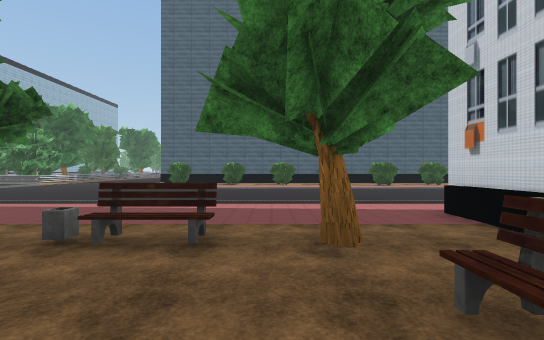
[1] (above)

24 first-person views from a walk through a 3-D level made in the Unity game engine. The camera is 1.5 m above the floor, looks level and sees 85° across. The floor is counted in squares, 2 m on a side. Each view is taken from the middle of a square. On the plan, view 1 faces up. The plan holds only what a view shows up to about 10 squares ahead; the rest is blank. The place goes on beyond the plan. The player character is not drawn. Some surface patterns are stand-ins.

[2]
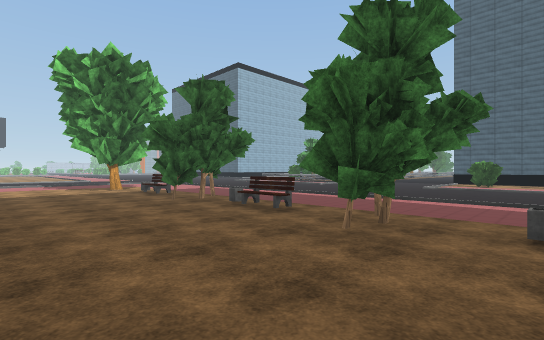

[3]
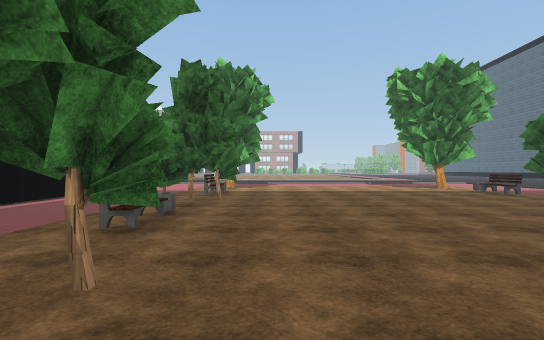

[4]
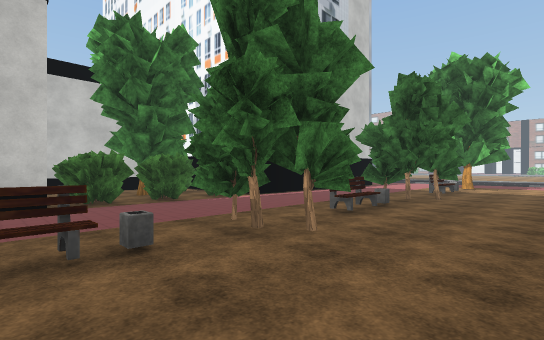

[5]
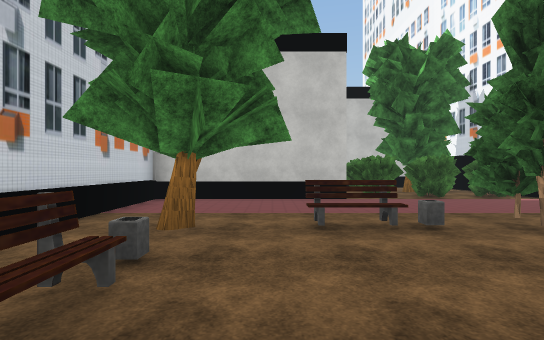

[6]
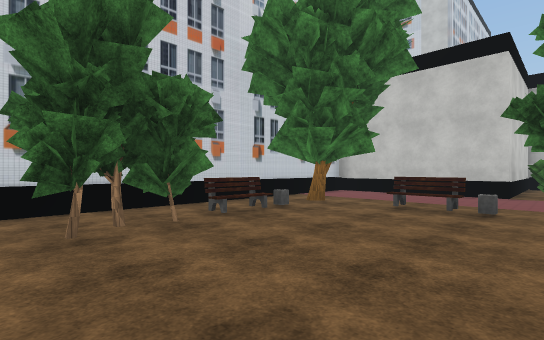

[7]
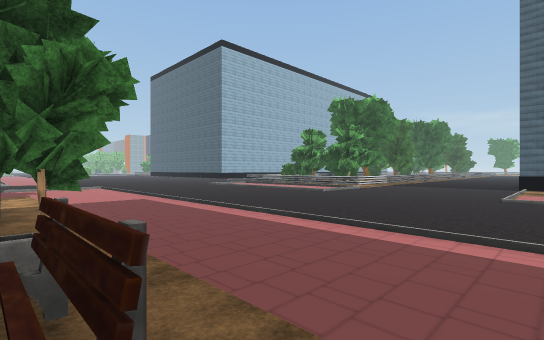

[8]
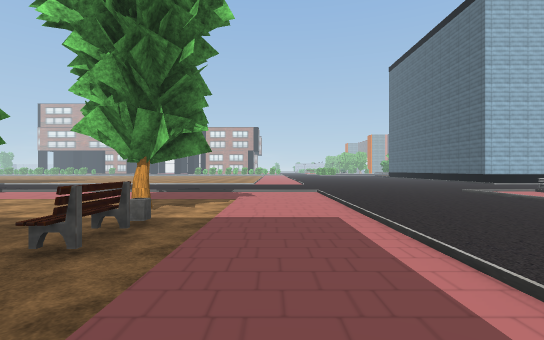

[9]
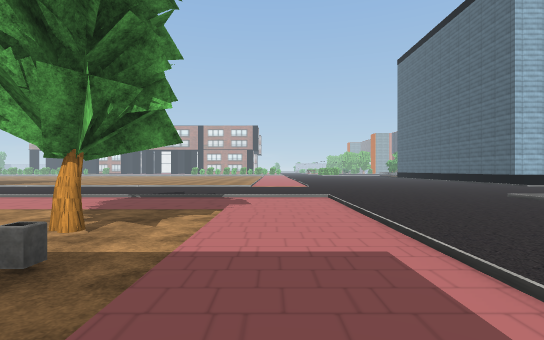

[10]
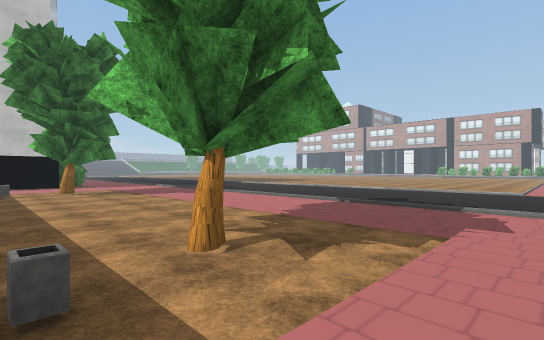

[11]
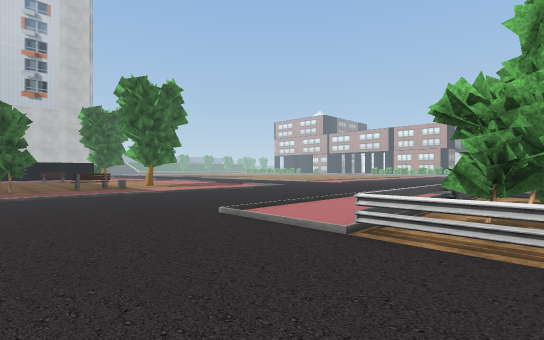

[12]
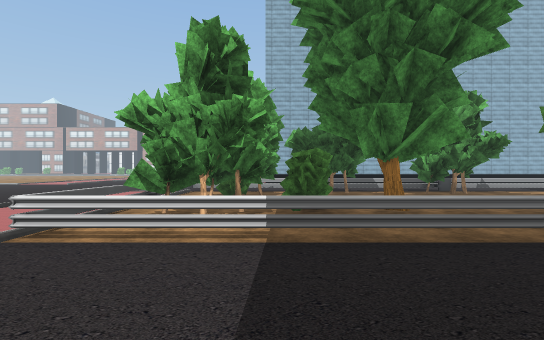

[13]
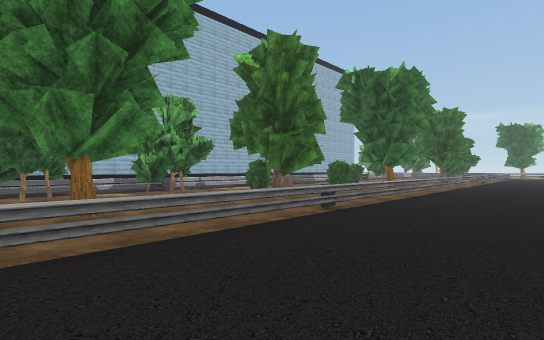

[14]
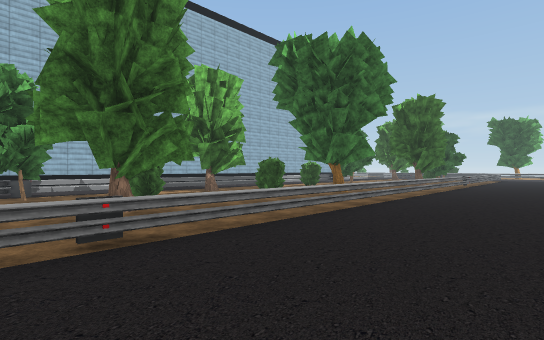

[15]
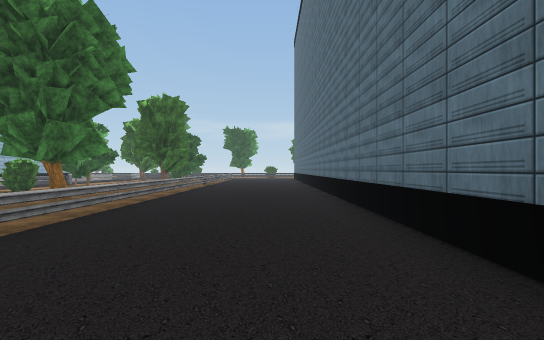

[16]
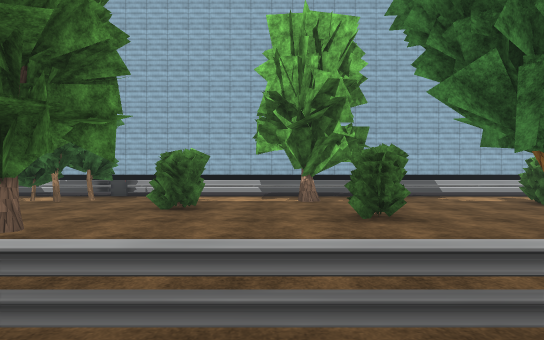

[17]
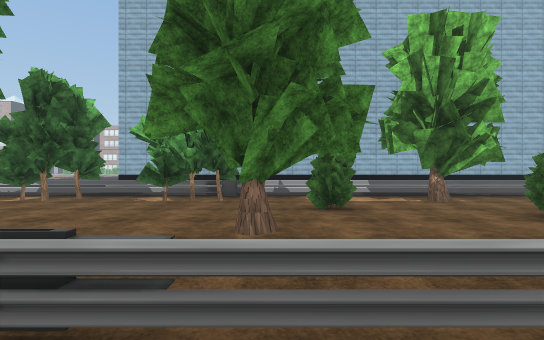

[18]
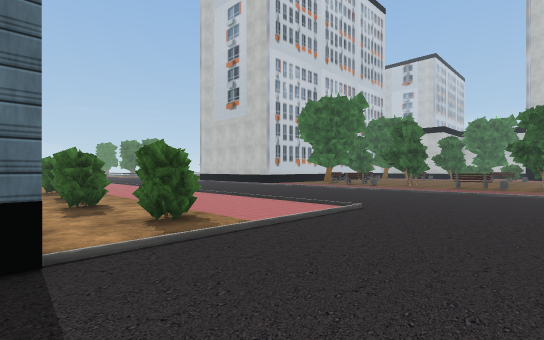

[19]
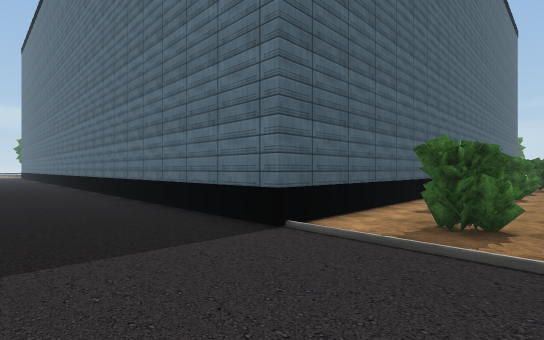

[20]
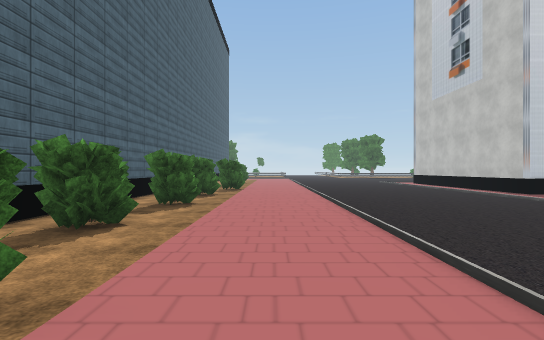

[21]
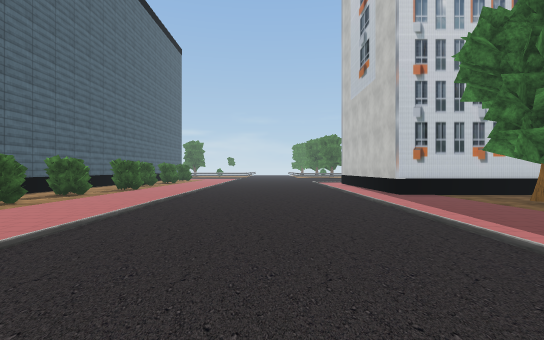

[22]
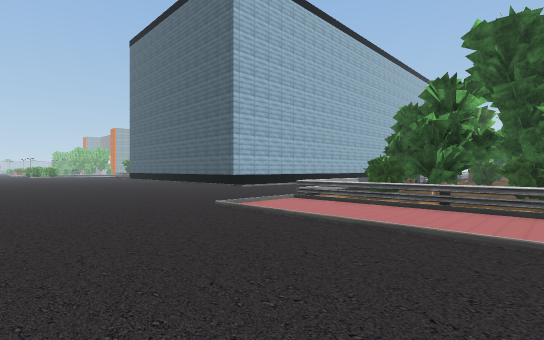

[23]
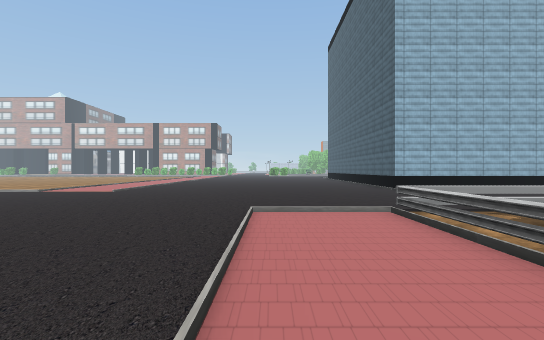

[24]
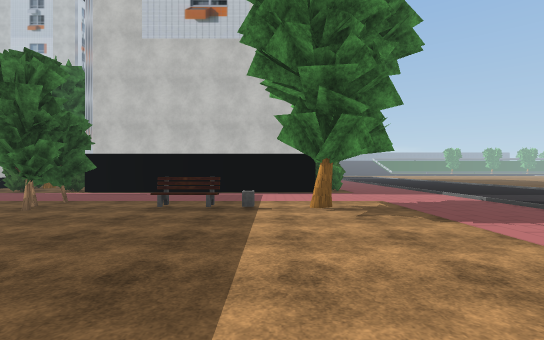

### Floor plan
Key: @ floor where view 1 was taken; # wall or solid block; x gap in a wall; . floor; / step, stairs or slope; = window, fence, low wall or low ledge; ^ raised ledge; O other object.
Columns run from 23 left of view 1 to 4 right of it. Each row starts with its distance up from view 1.
 35    ..
 34    ..#       ..
 33    ..=OO    #....#
 32    ..#......#....#
 31    ..#...   =....#
 30    ..#.. ###=....#
 29    ..= .OO .#....#
 28    ..#OOOO..#....#
 27    ..# .....#....#
 26    ..#.O....#....#
 25    ..#.OO  .#....#
 24    ..#.. OO.#....#
 23    ..=OO.#..x....#
 22    ..=OO....#....#
 21    ..=OO....#....#
 20    ..#O..   =....#
 19    ..#O .OO =....#
 18    ..#OO.OO.#....#
 17    ..#.OOOO =....####^######
 16 .....=OOO OO=........O......
 15 .....#.OO.OO=.....OO.O.OO.O.
 14 .....=#==#==................
 13 ............................
 12 ............................
 11 ............................
 10 ............................
  9 ............................
  8 ............................
  7 ............................
  6 ...../......................
  5 ...../....................##
  4 ...../........O....O......#
  3 ...../.....#^..O.^.OO##.O.#
  2 ...../...O....OO...O......#
  1  ..../..................^.#
  0   .../.................@#.#
 -1    ../.................OO.#
 -2    ../..................O.#
 -3      /..................^.#
 -4      /..................^.#
 -5      /........O....O......#
 -6      /...O..^.OOx^.OOx#.O.#
 -7     ./........O....O......#
 -8    ../....................#
 -9   .../....................#
-10   .../.. ########OOOO######
-11                  O O #
-12                  OOOO#
-13                  OO O#

Positions as (right, up) in squares from view 1, and headings:
1: (0, 0), facing up
2: (-2, -1), facing up-left
3: (-2, -4), facing left
4: (-1, -3), facing down-left
5: (0, -2), facing down
6: (-3, 0), facing down-right
7: (-5, 3), facing up-left
8: (-8, 5), facing left
9: (-10, 5), facing left
10: (-12, 5), facing down-left
11: (-8, 16), facing down-left
12: (-8, 17), facing left
13: (-8, 18), facing up-left
14: (-8, 22), facing up-left
15: (-8, 23), facing up
16: (-10, 27), facing left
17: (-10, 24), facing left
18: (-9, 17), facing down-right
19: (-9, 14), facing up-right
20: (-6, 13), facing right
21: (-6, 9), facing right
22: (-13, 8), facing up-left
23: (-13, 12), facing left
24: (-13, 0), facing down
